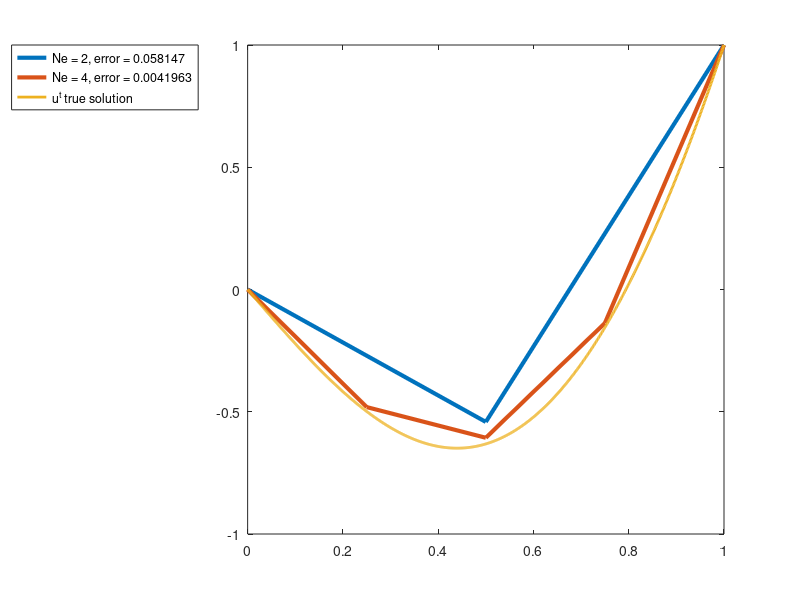
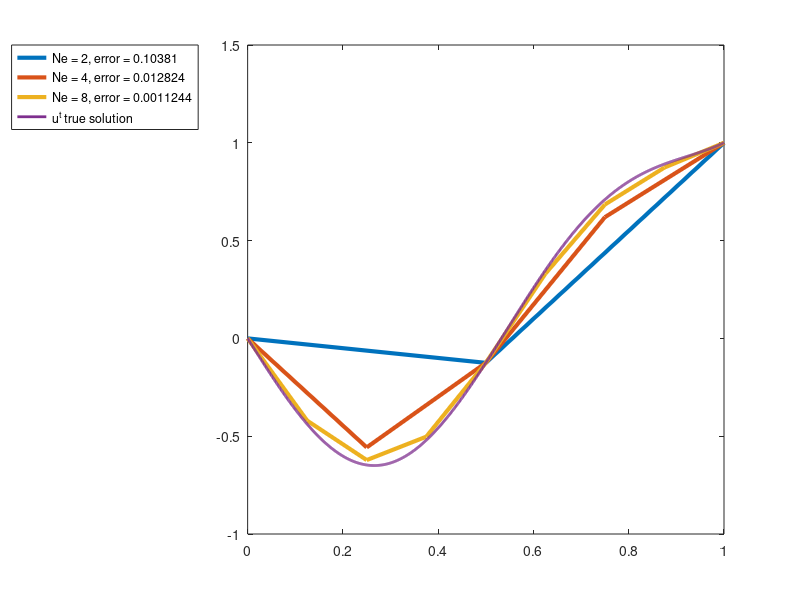
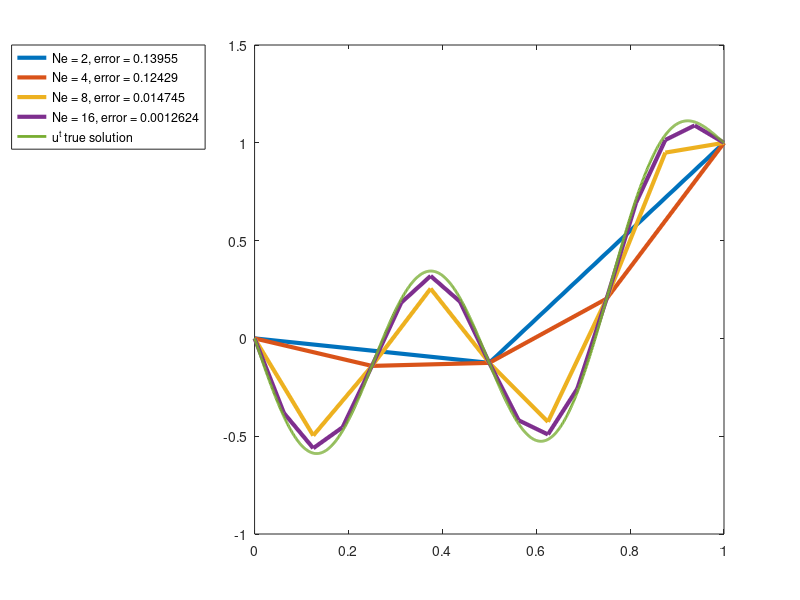
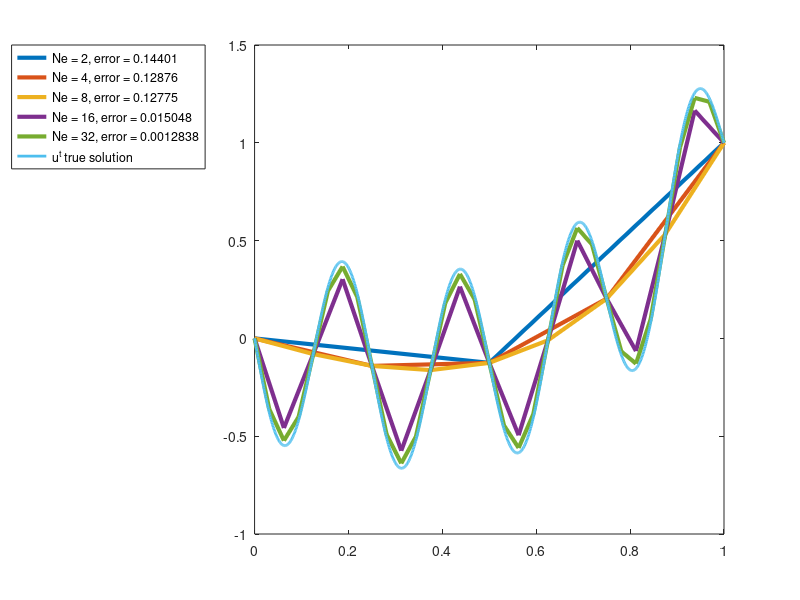

MATLAB code to generate these figures, in order: (Note: this script raises an error after producing the figures.)
%%%%%%%%%%%%%%%%%%%%%%%%%%%%%%%%%%%%%%%%%%%%%%%%%%%%%%%%%%%%%%%%%%%%%%%%%%%
%Ghaida El-Saied
%Project 1
%Finite Element Analysis
%University of California at Berkeley

% A program to solve the fh = -(k^2*sin((pi*k*xh)/L))/A - (2*xh)/A;
% Boundary value problem
%%%%%%%%%%%%%%%%%%%%%%%%%%%%%%%%%%%%%%%%%%%%%%%%%%%%%%%%%%%%%%%%%%%%%%%%%%%

% Define Boundary conditions
%L=length, A = amplitude, u0 and uL are first and second boundary
%conditions respectively

A = 0.2; L= 1; u0 = 0; uL = 1; 

%BVP
%fh = -(k^2*sin((pi*k*xh)/L))/A - (2*xh)/A;
%true solution
%u_t = (x/L) + (x/(3.*A)).*(x.^2 - L.^2) - (L.^2/(A.*pi.^2)).*sin((pi.*k.*x)/L); 


%k and ne (number of elements) values:
k = [1 2 4 8 16 32];
ne = [2 4 8 16 32 64 128 256 512 1024 2048]; 
test_array = [1 1 1 1 1 1 1 1 1 1 1];



%setting up array for plotting

count = 1; 
label = cell(1,count);
bar_x = zeros(1,6);
bar_y = zeros(1,6); 
i=1;



%displaying figure for k values - is outputted below
for k = [1 2 4 8 16 32]
    k
    figure(k);       
    
    for ne = [2 4 8 16 32 64 128 256 512 1024 2048] % Ne values to loop around
        ne
        %Global Matrices: stiffness = P, Force = F, Displacement = D
        P = zeros(ne + 1,ne + 1); F = zeros(ne + 1, 1); D = zeros(ne + 1, 1);

        % create a mesh
        he = 1/ne;
        xh = 0:he:L;
        
        fh = -(k^2*sin((pi*k*xh)/L))/A - (2*xh)/A;
        e =1;
        while e <= ne %loops over the ne matrix
            stiffness_matrix = 1/he * [1 -1; -1 1]; 
            %discrete forces at each node:
            f_left = fh(e); f_right = fh(e+1);
            %force for each element:
            f_e = he/6 * [2 1;1 2] * [f_left; f_right]; 
            %creating force vectors
            if e == 1 
                f_e = f_e - u0 * stiffness_matrix(:,1);
            end
            if e == ne
                f_e = f_e - uL * stiffness_matrix(:,2); 
            end
            %combining stiffness and force elemennts
            P(e:e+1, e: e+1) = P(e:e+1, e: e+1) + stiffness_matrix;
            F(e:e+1) = F(e:e+1) + f_e;
            e = e + 1;
        end
              
        %Displacement
        D(1) = 0;
        D(ne + 1) = 1;
        D(2:ne) = P(2:ne, 2:ne)\F(2:ne);    
   
        plot(xh, D,'Linewidth',3)
        hold on;

        %calculating error for each # of elements and k value  
        x = 0:L/1000:L;
        u_h = interp1(xh,D,x);
        u_t = (x/L) + (x/(3.*A)).*(x.^2 - L.^2) - (L.^2/(A.*pi.^2)).*sin((pi.*k.*x)/L);
        diff = (u_t - u_h).^2; error = trapz(x,diff);
        label{1,count} = ['Ne = ' num2str(ne) ', '  'error = ' num2str(error)];
        if error <= 0.01
            k_val = k; ne_val = ne;
            tolerance = error;
            bar_x(1,i) = k;
            bar_y(1,i) = ne; 
            count = 1;
            i = i+1;
            break;
        end
    count = count +1;
    end

    %plot for true solution:
    
    hold on;
    plot(x,u_t,'Linewidth',2)
    legend([label,'u^t true solution']);
    legend('Location', 'NorthWestOutside');

    saveas(figure(k),['fig' num2str(k) '.png']);
end

figure;
cat = categorical(bar_x);
bar(cat,bar_y); 
grid on;
xlabel('K');ylabel('number of elements ne(k)');
title('K vs. ne(k)');

quit;
